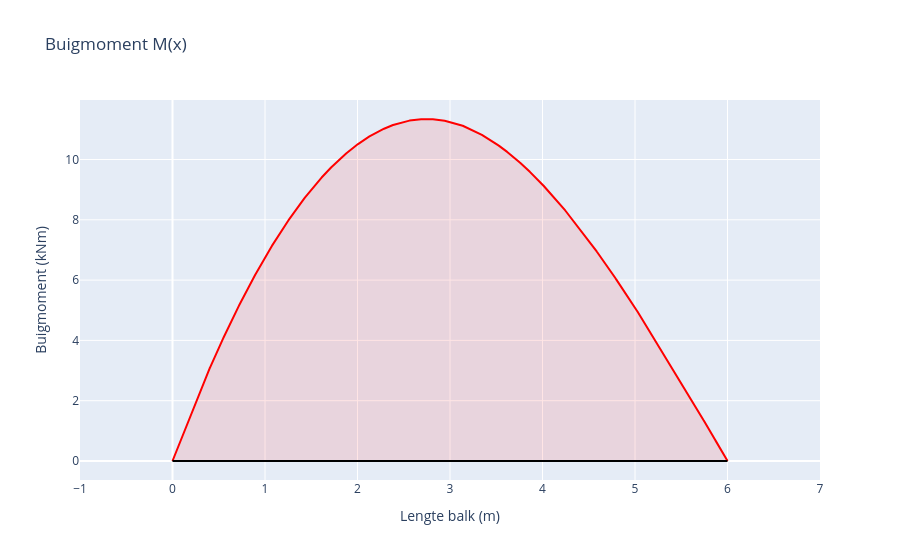

This figure's notebook cell:
### Markdown cell above
## Buigmomentgrafiek

### Code cell
layout = go.Layout(
    title="Buigmoment M(x)",
    xaxis=dict(dtick=1,title="Lengte balk (m)", range=[-1, lengteBalk+1]),
    yaxis=dict(title="Buigmoment (kNm)"),
    showlegend=False
)

line = go.Scatter(
    x=X,
    y= sum(bendingMoment),
    mode='lines',
    name='Buigmoment (kNm)',
    fill = 'tonexty',
    line_color='red',
    fillcolor='rgba(255,0,0,0.1)'
)

axis = go.Scatter(
    x= [0,lengteBalk],
    y= [0,0],
    mode='lines',
    line_color='black'
)

fig= go.Figure(data=[line, axis], layout=layout)
fig.show()

### Figure 1 — Plotly figure (JSON) as saved in the notebook; plotly's stock layout.template omitted (floating-point values rounded to 4 significant figures; data arrays with more than 128 entries replaced by an {"elided": "..."} marker saying what was removed)
{"data": [{"fill": "tonexty", "fillcolor": "rgba(255,0,0,0.1)", "line": {"color": "red"}, "mode": "lines", "name": "Buigmoment (kNm)", "type": "scatter", "x": {"elided": "10002 float values"}, "y": {"elided": "10002 float values"}}, {"line": {"color": "black"}, "mode": "lines", "type": "scatter", "x": [0, 6], "y": [0, 0]}], "layout": {"autosize": true, "showlegend": false, "title": {"text": "Buigmoment M(x)"}, "xaxis": {"dtick": 1, "range": [-1, 7], "title": {"text": "Lengte balk (m)"}, "type": "linear"}, "yaxis": {"autorange": true, "range": [-0.6302, 11.97], "title": {"text": "Buigmoment (kNm)"}, "type": "linear"}}}
